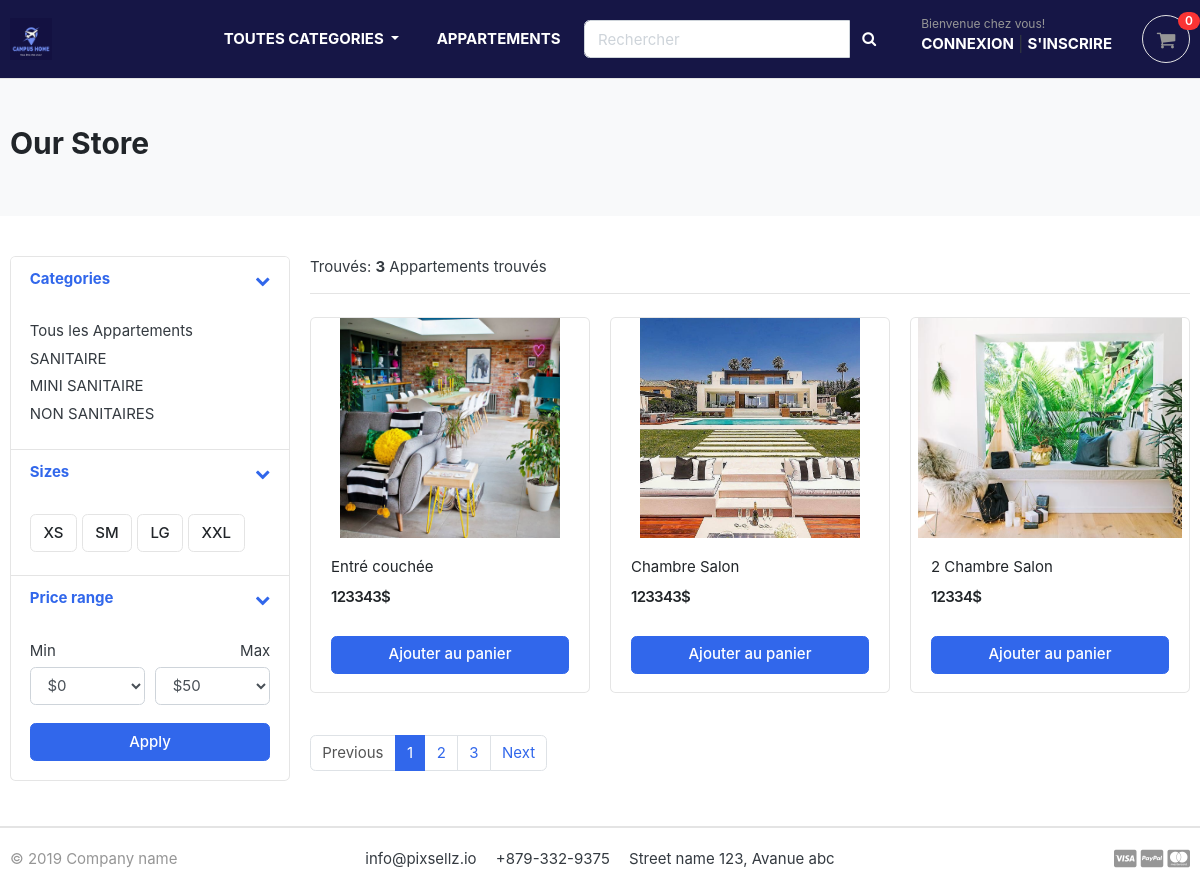
Screenshot of /store/mini-sanitaire/ with the database file from the repository.
### app/models.py (models this page shows, shortened)
class Category(models.Model):
    category_name = models.CharField(max_length=50, unique=True)
    slug = models.SlugField(max_length=100, unique=True)
    descritpion = models.TextField(max_length=255, blank=True)
    cat_image = models.ImageField(upload_to="photos/categories/", blank=True)
    class Meta:
        verbose_name = 'category'
        verbose_name_plural = 'categories'
    def get_url(self):
        return reverse('products_by_category', args=[self.slug])

### store/models.py (models this page shows, shortened)
class Product(models.Model):
    product_name = models.CharField(max_length=200, unique=True)
    slug         = models.SlugField(max_length=200, unique=True)
    descritpion  = models.TextField(max_length=500, blank=True)
    price        = models.IntegerField()
    images       = models.ImageField(upload_to = 'photos/products')
    stock        = models.IntegerField()
    is_available = models.BooleanField(default=True)
    category     = models.ForeignKey(Category, on_delete=models.CASCADE)
    created_date = models.DateTimeField(auto_now_add=True)
    modified_date= models.DateTimeField(auto_now_add=True)
    def get_url(self):
        return reverse('product_detail', args=[self.category.slug, self.slug])

### store/views.py (the view)
# urls.py: path('store/', include('store.urls')),
def store(request, category_slug = None):
    categories = None
    products = None
    if category_slug !=None:
        categories = get_object_or_404(Category, slug=category_slug)
        products = Product.objects.filter(category=categories, is_available=True)
        product_count = products.count()
    else:
         products = Product.objects.all().filter(is_available=True)
         product_count = products.count()
    context = {
        'products':products,
        'product_count': product_count,
    }
    return render(request, 'store/store.html', context)

### app/context_processors.py (called while the page is built)
def menu_links(request):
    links = Category.objects.all()
    return dict(links=links)

### templates/store/store.html (shortened to what this page needs)
{% extends 'base.html' %}
{% load static %}
{% block content %}
<section class="section-pagetop bg">
	<div class="container">
		<h2 class="title-page">Our Store</h2>
	</div>
</section>
<section class="section-content padding-y">
	<div class="container">
	<div class="row">
		<aside class="col-md-3">
	<div class="card">
		<article class="filter-group">
			<header class="card-header">
				<a href="#" data-toggle="collapse" data-target="#collapse_1" aria-expanded="true" class="">
					<i class="icon-control fa fa-chevron-down"></i>
					<h6 class="title">Categories</h6>
				</a>
			</header>
			<div class="filter-content collapse show" id="collapse_1" >
				<div class="card-body">
					<ul class="list-menu">
						<li><a href="{% url 'store' %}">Tous les Appartements</a></li>
						{% for category in links %}
					       <li><a href="{{ category.get_url }}">{{ category.category_name}}</a></li>
					    {% endfor %}
					</ul>
				</div>
			</div>
		</article>
		<article class="filter-group">
			<header class="card-header">
				<a href="#" data-toggle="collapse" data-target="#collapse_4" aria-expanded="true" class="">
					<i class="icon-control fa fa-chevron-down"></i>
					<h6 class="title">Sizes </h6>
				</a>
			</header>
			<div class="filter-content collapse show" id="collapse_4" >
				<div class="card-body">
				  <label class="checkbox-btn">
					<span class="btn btn-light"> XS </span>
				  </label>
				  <label class="checkbox-btn">
					<span class="btn btn-light"> SM </span>
				  </label>
				  <label class="checkbox-btn">
					<span class="btn btn-light"> LG </span>
				  </label>
				  <label class="checkbox-btn">
					<span class="btn btn-light"> XXL </span>
				  </label>
			</div>
			</div>
		</article>
		<article class="filter-group">
			<header class="card-header">
				<a href="#" data-toggle="collapse" data-target="#collapse_3" aria-expanded="true" class="">
					<i class="icon-control fa fa-chevron-down"></i>
					<h6 class="title">Price range </h6>
				</a>
			</header>
			<div class="filter-content collapse show" id="collapse_3">
				<div class="card-body">
					<div class="form-row">
					<div class="form-group col-md-6">
					  <label>Min</label>
						  <select class="mr-2 form-control">
							<option value="0">$0</option>
						</select>
					</div>
					<div class="form-group text-right col-md-6">
					  <label>Max</label>
						  <select class="mr-2 form-control">
							<option value="50">$50</option>
						</select>
					</div>
					</div>
					<button class="btn btn-block btn-primary">Apply</button>
				</div>
			</div>
		</article>
	</div>
		</aside>
		<main class="col-md-9">
	<header class="border-bottom mb-4 pb-3">
			<div class="form-inline">
				<span class="mr-md-auto">Trouvés: <b>{{product_count}}</b> Appartements trouvés </span>
			</div>
	</header>
	<div class="row">
		{% for product in products %}
		<div class="col-md-4">
			<figure class="card card-product-grid">
				<div class="img-wrap">
					<a href="{{ product.get_url }}"><img src="{{ product.images.url }}"></a>
				</div>
				<figcaption class="info-wrap">
					<div class="fix-height">
						<a href="{{ product.get_url }}" class="title">{{ product.product_name}}</a>
						<div class="price-wrap mt-2">
							<span class="price">{{ product.price }}$</span>
						</div>
					</div>
					<a href="#" class="btn btn-block btn-primary">Ajouter au panier</a>
				</figcaption>
			</figure>
		</div>
	    {% endfor %}
	</div>
	<nav class="mt-4" aria-label="Page navigation sample">
	  <ul class="pagination">
		<li class="page-item disabled"><a class="page-link" href="#">Previous</a></li>
		<li class="page-item active"><a class="page-link" href="#">1</a></li>
		<li class="page-item"><a class="page-link" href="#">2</a></li>
		<li class="page-item"><a class="page-link" href="#">3</a></li>
		<li class="page-item"><a class="page-link" href="#">Next</a></li>
	  </ul>
	</nav>
		</main>
	</div>
	</div>
	</section>
{% endblock %}

### static/css/ui.css (style rules this page uses)
html { font-family: "Inter", sans-serif; font-size: 15px; }
.img-wrap { text-align: center; display: block; }
.img-wrap img { max-width: 100%; }
.price-wrap { letter-spacing: -0.7px; }
.padding-y { padding-top: 40px; padding-bottom: 40px; }
figure { margin-bottom: 0; }
article:after, .form-group:after { display: block; clear: both; content: ""; }
.bg { background-color: #f8f9fa; }
.title-page { color: #212529; }
.btn-light { background-color: #fff; border-color: #e4e4e4; }
[class*=list-] li:after { visibility: hidden; display: block; content: ""; overflow: hidden; height: 0; clear: both; }
.list-menu { list-style: none; margin: 0; padding-left: 0; }
.list-menu li { margin-bottom: 5px; }
.list-menu a { color: #343a40; }
[class*=card-product] a.title { color: #212529; display: block; }
[class*=card-product] .img-wrap { overflow: hidden; position: relative; }
[class*=card-product] .img-wrap img { height: 100%; max-width: 100%; width: auto; display: inline-block; -o-object-fit: cover; object-fit: cover; }
.card-product-grid { margin-bottom: 20px; }
.card-product-grid .img-wrap { border-radius: 0.2rem 0.2rem 0 0; height: 220px; }
.card-product-grid .info-wrap { overflow: hidden; padding: 18px 20px; }
.card-product-grid .fix-height { height: 80px; overflow: hidden; }
.card .img-wrap { overflow: hidden; }
.price { font-weight: 600; color: #212529; }
.icon-control { margin-top: 5px; float: right; font-size: 80%; }
.card-header .title { margin-bottom: 0; line-height: 1.5; }
.filter-group { border-bottom: 1px solid #e4e4e4; }
.filter-group .card-header { border-bottom: 0; }
.filter-group:last-child { border-bottom: 0; }
.checkbox-btn { position: relative; }
.section-pagetop { padding: 45px 0; }

### rows the page displays
Category: category_name "SANITAIRE"
Category: category_name "MINI SANITAIRE"
Category: category_name "NON SANITAIRES"
Product: images (picture), product_name "Entré couchée", price "123343"
Product: images (picture), product_name "Chambre Salon", price "123343"
Product: images (picture), product_name "2 Chambre Salon", price "12334"

### other values shown
{{ product_count }} "3"
